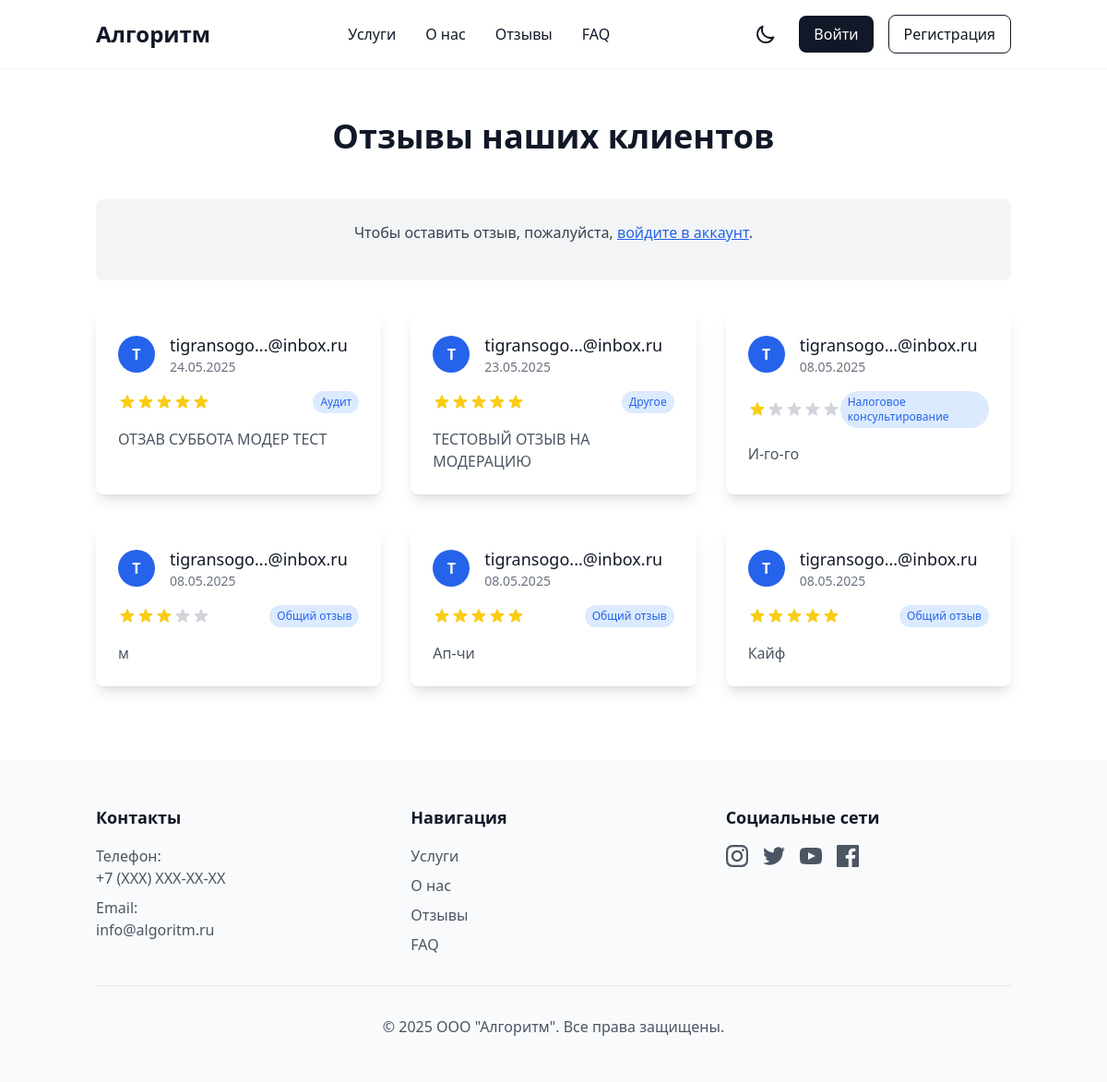
Screenshot of /reviews.php with the database file from the repository.
### tables this page shows
CREATE TABLE `reviews` (
  `id` int(11) NOT NULL,
  `user_id` int(11) DEFAULT NULL,
  `service_id` int(11) DEFAULT NULL,
  `rating` int(11) NOT NULL,
  `comment` text NOT NULL,
  `status` enum('pending','approved','rejected') DEFAULT 'pending',
  `created_at` timestamp NOT NULL DEFAULT CURRENT_TIMESTAMP,
  `updated_at` timestamp NOT NULL DEFAULT CURRENT_TIMESTAMP ON UPDATE CURRENT_TIMESTAMP,
  `review_category` varchar(100) DEFAULT 'Общий отзыв'
);

CREATE TABLE `users` (
  `id` int(11) NOT NULL,
  `email` varchar(255) NOT NULL,
  `password` varchar(255) NOT NULL,
  `role` enum('user','admin') DEFAULT 'user',
  `created_at` timestamp NOT NULL DEFAULT CURRENT_TIMESTAMP,
  `updated_at` timestamp NOT NULL DEFAULT CURRENT_TIMESTAMP ON UPDATE CURRENT_TIMESTAMP
);

### includes/functions.php (called while the page is built, shortened)
<?php
function isLoggedIn() {
    return isset($_SESSION['user_id']);
}

### reviews.php (the view, shortened to what this page needs)
<?php
require_once 'config/database.php';
require_once 'includes/functions.php';
$error_message = '';
$success_message = '';
try {
    $stmt = $pdo->query("SELECT r.*, u.email as user_email
                         FROM reviews r
                         LEFT JOIN users u ON r.user_id = u.id
                         ORDER BY r.created_at DESC");
    $reviews = $stmt->fetchAll();
} catch (PDOException $e) {
    $reviews = [];
}
?>
<!DOCTYPE html>
<html lang="ru" class="scroll-smooth h-full">
<head>
    <link href="public/css/style.css" rel="stylesheet">
</head>
<body class="bg-white dark:bg-gray-900 text-gray-900 dark:text-white min-h-screen flex flex-col">
    <?php include 'includes/header.php'; ?>
    <main class="flex-grow pt-32 pb-20">
        <div class="container mx-auto px-4">
            <h1 class="text-4xl font-bold text-center mb-12">Отзывы наших клиентов</h1>
            <?php if (isLoggedIn()): ?>
                <div class="bg-gray-100 dark:bg-gray-800 rounded-lg p-6 mb-8">
                    <h2 class="text-2xl font-bold mb-4">Оставить отзыв</h2>
                    <?php if (!empty($error_message)): ?>
                        <div class="bg-red-100 border border-red-400 text-red-700 px-4 py-3 rounded mb-4">
                            <?php echo htmlspecialchars($error_message); ?>
                        </div>
                    <?php endif; ?>
                    <?php if (!empty($success_message)): ?>
                        <div class="bg-green-100 border border-green-400 text-green-700 px-4 py-3 rounded mb-4">
                            <?php echo htmlspecialchars($success_message); ?>
                        </div>
                    <?php endif; ?>
                    <form action="reviews.php" method="POST" class="space-y-4">
                        <input type="hidden" name="action" value="add_review">
                        <div>
                            <label for="review_category" class="block text-sm font-medium text-gray-700 dark:text-gray-300">Категория отзыва</label>
                            <select name="review_category" id="review_category" required class="mt-1 block w-full rounded-md border-gray-300 shadow-sm focus:border-blue-500 focus:ring-blue-500 dark:bg-gray-700 dark:border-gray-600 dark:text-white">
                                <option value="Общий отзыв">Общий отзыв</option>
                                <option value="Бухгалтерские услуги">Бухгалтерские услуги</option>
                                <option value="Налоговое консультирование">Налоговое консультирование</option>
                                <option value="Аудит">Аудит</option>
                                <option value="Бизнес-консалтинг">Бизнес-консалтинг</option>
                                <option value="Другое">Другое</option>
                            </select>
                        </div>
                        <div>
                            <label for="rating" class="block text-sm font-medium text-gray-700 dark:text-gray-300">Оценка</label>
                            <select id="rating" name="rating" required class="mt-1 block w-full rounded-md border-gray-300 shadow-sm focus:border-blue-500 focus:ring-blue-500 dark:bg-gray-700 dark:border-gray-600 dark:text-white">
                                <option value="">Выберите оценку</option>
                                <option value="5">5 — Отлично</option>
                                <option value="4">4 — Хорошо</option>
                                <option value="3">3 — Нормально</option>
                                <option value="2">2 — Плохо</option>
                                <option value="1">1 — Очень плохо</option>
                            </select>
                        </div>
                        <div>
                            <label for="comment" class="block text-sm font-medium text-gray-700 dark:text-gray-300">Ваш отзыв</label>
                            <textarea name="comment" id="comment" rows="4" required class="mt-1 block w-full rounded-md border-gray-300 shadow-sm focus:border-blue-500 focus:ring-blue-500 dark:bg-gray-700 dark:border-gray-600 dark:text-white"></textarea>
                        </div>
                        <button type="submit" class="w-full bg-blue-600 text-white py-2 px-4 rounded-md hover:bg-blue-700 focus:outline-none focus:ring-2 focus:ring-blue-500 focus:ring-offset-2 dark:focus:ring-offset-gray-800">
                            Оставить отзыв
                        </button>
                    </form>
                </div>
            <?php else: ?>
                <div class="bg-gray-100 dark:bg-gray-800 rounded-lg p-6 mb-8 text-center">
                    <p class="mb-4 text-gray-700 dark:text-gray-300">Чтобы оставить отзыв, пожалуйста, <a href="login.php" class="text-blue-600 dark:text-blue-400 underline">войдите в аккаунт</a>.</p>
                </div>
            <?php endif; ?>
            <?php if (!empty($reviews)): ?>
                <div class="grid grid-cols-1 md:grid-cols-2 lg:grid-cols-3 gap-8">
                    <?php foreach ($reviews as $review): ?>
                        <div class="bg-white dark:bg-gray-800 rounded-lg shadow-lg p-6">
                            <div class="flex items-center space-x-4">
                                <div class="flex-shrink-0">
                                    <div class="w-10 h-10 rounded-full bg-blue-600 flex items-center justify-center text-white font-semibold">
                                        <?php echo strtoupper(substr($review['user_email'], 0, 1)); ?>
                                    </div>
                                </div>
                                <div class="min-w-0 flex-1">
                                    <div class="flex items-center space-x-2">
                                        <h3 class="text-lg font-medium text-gray-900 dark:text-white truncate">
                                            <?php
                                            $email = $review['user_email'];
                                            if (strlen($email) > 20) {
                                                $username = explode('@', $email)[0];
                                                $domain = explode('@', $email)[1];
                                                if (strlen($username) > 10) {
                                                    $username = substr($username, 0, 10) . '...';
                                                }
                                                echo htmlspecialchars($username . '@' . $domain);
                                            } else {
                                                echo htmlspecialchars($email);
                                            }
                                            ?>
                                        </h3>
                                    </div>
                                    <p class="text-sm text-gray-500 dark:text-gray-400">
                                        <?php echo date('d.m.Y', strtotime($review['created_at'])); ?>
                                    </p>
                                </div>
                            </div>
                            <div class="mt-4 flex items-center justify-between">
                                <div class="flex items-center">
                                    <?php for ($i = 1; $i <= 5; $i++): ?>
                                        <svg class="w-5 h-5 <?php echo $i <= ($review['rating'] ?? 0) ? 'text-yellow-400' : 'text-gray-300 dark:text-gray-600'; ?>" fill="currentColor" viewBox="0 0 20 20">
                                            <path d="M9.049 2.927c.3-.921 1.603-.921 1.902 0l1.07 3.292a1 1 0 00.95.69h3.462c.969 0 1.371 1.24.588 1.81l-2.8 2.034a1 1 0 00-.364 1.118l1.07 3.292c.3.921-.755 1.688-1.54 1.118l-2.8-2.034a1 1 0 00-1.175 0l-2.8 2.034c-.784.57-1.838-.197-1.539-1.118l1.07-3.292a1 1 0 00-.364-1.118L2.98 8.72c-.783-.57-.38-1.81.588-1.81h3.461a1 1 0 00.951-.69l1.07-3.292z"/>
                                        </svg>
                                    <?php endfor; ?>
                                </div>
                                <span class="px-2 py-1 text-xs font-medium text-blue-600 bg-blue-100 rounded-full dark:bg-blue-900 dark:text-blue-200">
                                    <?php echo htmlspecialchars($review['review_category']); ?>
                                </span>
                            </div>
                            <p class="mt-4 text-gray-600 dark:text-gray-400">
                                <?php echo isset($review['comment']) ? htmlspecialchars($review['comment']) : ''; ?>
                            </p>
                        </div>
                    <?php endforeach; ?>
                </div>
            <?php else: ?>
                <p class="text-center text-gray-600 dark:text-gray-400">Пока нет отзывов</p>
            <?php endif; ?>
        </div>
    </main>
    <?php include 'includes/footer.php'; ?>
</body>
</html>

### rows the page displays
reviews: user.email "T", user.email "tigransogo...@inbox.ru", created_at "24.05.2025", rating 5 (drawn), review_category "Аудит", comment "ОТЗАВ СУББОТА МОДЕР ТЕСТ"
reviews: user.email "T", user.email "tigransogo...@inbox.ru", created_at "23.05.2025", rating 5 (drawn), review_category "Другое", comment "ТЕСТОВЫЙ ОТЗЫВ НА МОДЕРАЦИЮ"
reviews: user.email "T", user.email "tigransogo...@inbox.ru", created_at "08.05.2025", rating 1 (drawn), review_category "Налоговое консультирование", comment "И-го-го"
reviews: user.email "T", user.email "tigransogo...@inbox.ru", created_at "08.05.2025", rating 3 (drawn), review_category "Общий отзыв", comment "м"
reviews: user.email "T", user.email "tigransogo...@inbox.ru", created_at "08.05.2025", rating 5 (drawn), review_category "Общий отзыв", comment "Ап-чи"
reviews: user.email "T", user.email "tigransogo...@inbox.ru", created_at "08.05.2025", rating 5 (drawn), review_category "Общий отзыв", comment "Кайф"
